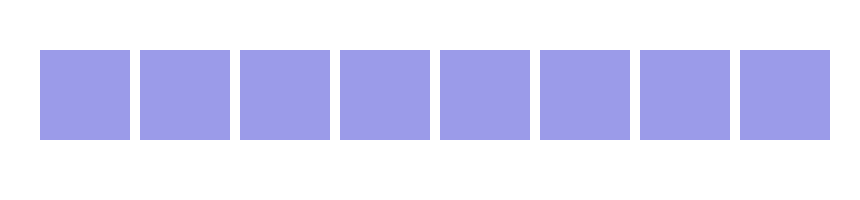
Frame 1 (no input)
Frame 60 (the mouse pressed at the canvas centre just before this capture): identical to frame 1, image omitted
Frame 120 (the mouse held since frame 60 and released just before this capture): identical to frame 1, image omitted

The Processing sketch that drew this single still picture (run headless with seeded random() and noise(); from frame 60 on, the mouse is pressed at the canvas centre):

// Processing sketch: Randomness_java
// ── Randomness_java.pde
void setup()
{
  size(860, 200);
}
 
void draw()
{
  background(255);
  noStroke();
  fill(0,0,200,100); // Transparent blue
 
  float xPos   = 40;
  float yPos   = 50;
  float sSize  = 90;
 
  for (int i=0; i<8; i=i+1)
  {
    quad(xPos,         yPos,
         xPos + sSize, yPos,
         xPos + sSize, yPos + sSize,
         xPos,         yPos + sSize);
 
    xPos = xPos + 100;
  }
}
